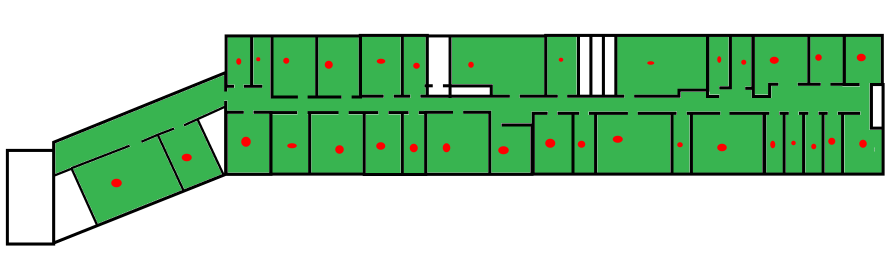
#> input picture GraphBuilder/input_images/floor6/prep_plan6.png, 1791 x 524 px, found by its file name (shown at 1/2 size)
$ python basic_gb.py
#> lines starting #> are read from the running program, lines starting #| are printed output that depends on the picture; after the words box and inside, x2 and y2 are one past the last pixel; in counts of white or black regions, pixels touching at a corner belong together
import cv2
import numpy as np
import matplotlib.pyplot as plt
import networkx as nx
from scipy.spatial import KDTree
from scipy import ndimage
from skimage.morphology import thin, skeletonize
from skimage import measure
from typing import Tuple

class GraphBuilder:
    def __init__(self, img_path):
#> called with img_path = 'input_images\\floor6\\prep_plan6.png'
        self.image = cv2.imread(img_path)
#> self.image is the input picture: shape (524, 1791, 3); mean B, G, R 170.8, 207.6, 163.4
        self.image_path = img_path
        self.max_trivial_distance = 5.5

    def _process_floor_plan(self):
        self.green_mask = GraphBuilder._extract_green_area(self.image)
        self.binary_mask = GraphBuilder._get_binary_image(self.green_mask)
        self.corridor_skeleton = GraphBuilder._make_skeleton(self.binary_mask)
        self.contour_all, self.contour_compressed = GraphBuilder._get_contour(
            self.binary_mask
        )

    @staticmethod
    def _extract_green_area(image):
        """Выделяем зеленую область (коридор)"""
        hsv = cv2.cvtColor(image, cv2.COLOR_BGR2HSV)
#> hsv: shape (524, 1791, 3); mean H, S, V 24.2, 66.1, 208.9

        # Диапазон зеленого цвета в HSV
        lower_green = np.array([35, 50, 50])
        upper_green = np.array([85, 255, 255])

        green_mask = cv2.inRange(hsv, lower_green, upper_green)
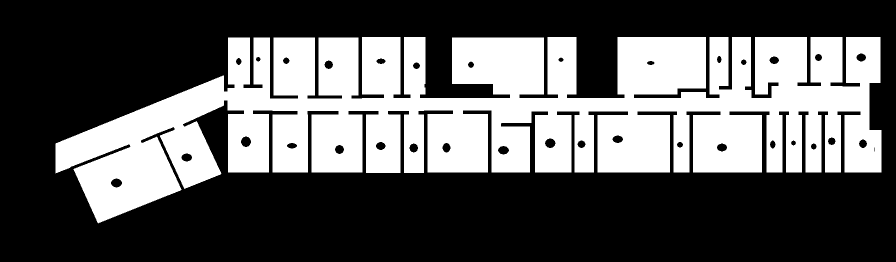
#> green_mask: shape (524, 1791) (shown at 1/2 size); 36.7% white; 1 white region, box (x1, y1, x2, y2) and area: (111, 74, 1763, 447) 344504

        # Морфологические операции для очистки маски
        kernel = np.ones((3, 3), np.uint8)
        green_mask = cv2.morphologyEx(green_mask, cv2.MORPH_CLOSE, kernel)
#> green_mask: shape (524, 1791); 36.7% white; 1 white region, box (x1, y1, x2, y2) and area: (111, 74, 1763, 447) 344538
        green_mask = cv2.morphologyEx(green_mask, cv2.MORPH_OPEN, kernel)
#> green_mask: shape (524, 1791); 36.7% white; 1 white region, box (x1, y1, x2, y2) and area: (111, 74, 1763, 446) 344528

        return green_mask

    @staticmethod
    def _get_binary_image(image):
        _, binary = cv2.threshold(image, 1, 255, cv2.THRESH_BINARY)
        return binary // 255

    @staticmethod
    def _make_skeleton(binary_mask):
        skeleton = skeletonize(binary_mask, method="lee")
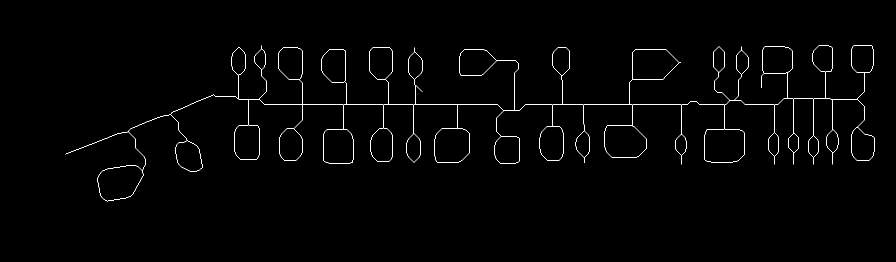
#> skeleton: shape (524, 1791) bool (shown at 1/2 size); 0.94% white in thin lines or dots, all inside (x1, y1, x2, y2) = (131, 90, 1749, 403)
        # skeleton = thin(binary_mask)
        skeleton = (skeleton * 255).astype(np.uint8)
        return skeleton

    @staticmethod
    def _draw_skeleton_over_image(image, binary_skeleton_image):
        result_img = image.copy()
        skeleton_points = np.where(binary_skeleton_image > 0)
        for y, x in zip(skeleton_points[0], skeleton_points[1]):
            cv2.circle(result_img, (x, y), 0, (0, 0, 255), 0)  # Синие - точки скелета
        return result_img

    @staticmethod
    def _get_contour(corridor_binary) -> Tuple[list, list]:
        cnt, _ = cv2.findContours(
            corridor_binary, cv2.RETR_EXTERNAL, cv2.CHAIN_APPROX_NONE
        )
#> cnt = 1 contour; box (x1, y1, x2, y2) and area: (111, 74, 1763, 446) 342780
        cnt_cmpr, _ = cv2.findContours(
            corridor_binary, cv2.RETR_EXTERNAL, cv2.CHAIN_APPROX_SIMPLE
        )
#> cnt_cmpr has the same summary as cnt
#> in _process_floor_plan, `self.contour_all, self.contour_compressed = GraphBuilder._get_contour(..`: self.contour_all = 14969 pairs, first value 111 to 1762, second value 74 to 445; self.contour_compressed = 1648 pairs, first value 111 to 1762, second value 74 to 445
        return [x[0] for x in cnt[0].tolist()], [x[0] for x in cnt_cmpr[0].tolist()]

    @staticmethod
    def _draw_contour_points_over_image(image, contour, is_all_points):
        result_img = image.copy()
        color = (128, 0, 128) if is_all_points else (255, 0, 255)
        for point in contour:
            cv2.circle(result_img, point, 0, color, 0)
        return result_img

    def _make_cardinal_axis_line(
        self, start_x, start_y, finish, is_x_dir: bool, reverse: bool = False
    ):
        axis = 0 if is_x_dir else 1
        indices = [start_y, start_x]
        start = (start_x if is_x_dir else start_y) if not reverse else finish - 1
        end = finish if not reverse else (start_x if is_x_dir else start_y)
        direction = -1 if reverse else 1
        for i in range(start, end, direction):
            indices[1 - axis] = i
            if self.polygon_field[tuple(indices)] > 0:
                self.polygon_field[tuple(indices)] += 1
            else:
                break

    def p2p_distance(self, p1: list, p2: list) -> float:
        return ((p1[0] - p2[0]) ** 2 + (p1[1] - p2[1]) ** 2) ** 0.5

    def _split_into_polygons1(self):
        c_len = len(self.contour_compressed)
#> c_len = 1648
        height, width = self.binary_mask.shape
#> height = 524; width = 1791
        self.polygon_field = self.binary_mask.copy()
        # self.polygon_field[2,5] = '52' (2 по y, 5 по x)
        p = -1
        while p < c_len-1:
            p += 1
            # line_coeffs: Tuple[int, int] = None
            a, b = (
                self.contour_compressed[p],
                self.contour_compressed[(p + 1) % c_len],
            )  # а здесь [0] - по x, [1] - по y
            difx = a[0] - b[0]
            dify = a[1] - b[1]
            dist = self.p2p_distance(a, b)
            if dist < 3:
                print(f"вырожденная пара точек на {a}, {b}")

                continue
            if difx != 0 and dify != 0:
                if dist > self.max_trivial_distance:
                    print(f"нетривиальная диагональ на {a},{b}")
                continue

            if difx != 0 or dify != 0:
                # Определяем ось и параметры
                is_x_axis = difx != 0
                axis_index = 0 if is_x_axis else 1
                bound = width if is_x_axis else height

                # Определяем начальную точку (с меньшей координатой по оси)
                start = a if a[axis_index] < b[axis_index] else b

                # Первая линия: от start до границы
                self._make_cardinal_axis_line(
                    start_x=start[0], start_y=start[1], finish=bound, is_x_dir=is_x_axis
                )

                # Вторая линия: от 0 до start
                # UPD: НЕТ!!!  нужно делать от start до 0 в обратном направлении
                # UPD: готово, сделано! :)
                self._make_cardinal_axis_line(
                    start_x=0 if is_x_axis else start[0],
                    start_y=start[1] if is_x_axis else 0,
                    finish=start[axis_index],
                    is_x_dir=is_x_axis,
                    reverse=True,
                )
#> this loop made 1648 passes
#> (a, b, difx, dify, dist, axis_index, bound) on passes 1, 2, 4, 6, 8, 10, 12, 13, 14, 15, 16, 18: ([724, 74], [724, 188], 0, -114, 114, 1, 524), ([724, 188], [767, 188], -43, 0, 43, 0, 1791), ([768, 189], [768, 195], 0, -6, 6, 1, 524), ([767, 196], [724, 196], 43, 0, 43, 0, 1791), ([723, 197], [703, 197], 20, 0, 20, 0, 1791), ([702, 196], [702, 191], 0, 5, 5, 1, 524), ([703, 190], [716, 190], -13, 0, 13, 0, 1791), ([716, 190], [716, 75], 0, 115, 115, 1, 524), ([716, 75], [637, 75], 79, 0, 79, 0, 1791), ([637, 75], [637, 190], 0, -115, 115, 1, 524), ([637, 190], [683, 190], -46, 0, 46, 0, 1791), ([684, 191], [684, 196], 0, -5, 5, 1, 524)
#> (a, b, difx, dify, dist) on passes 3, 5, 7, 9, 11, 17: ([767, 188], [768, 189], -1, -1, 1.41), ([768, 195], [767, 196], 1, -1, 1.41), ([724, 196], [723, 197], 1, -1, 1.41), ([703, 197], [702, 196], 1, 1, 1.41), ([702, 191], [703, 190], -1, 1, 1.41), ([683, 190], [684, 191], -1, -1, 1.41)
#| вырожденная пара точек на [767, 188], [768, 189]
#| вырожденная пара точек на [768, 195], [767, 196]
#| вырожденная пара точек на [724, 196], [723, 197]
#| вырожденная пара точек на [703, 197], [702, 196]
#| вырожденная пара точек на [702, 191], [703, 190]
#| вырожденная пара точек на [683, 190], [684, 191]
#| вырожденная пара точек на [684, 196], [683, 197]
#| вырожденная пара точек на [615, 197], [614, 196]
#> (further printed lines are left out)

    def run(self):
        self._process_floor_plan()
        self._split_into_polygons1()
        self._visualize_results()
        self._visualize_heatmap()

        # with open(f"{self.image_path[:-4]}_contour_out.txt", "w") as f:
        #     f.write(str(self.contour_all))

    def _visualize_results(self):

        fig, axes = plt.subplots(2, 3, figsize=(36, 24))
        axes[0, 0].imshow(self.image)
        axes[0, 0].set_title("Исходное изображение")

        axes[0, 1].imshow(self.corridor_skeleton, cmap="hot")
        axes[0, 1].set_title("Скелет коридора")

        axes[0, 2].imshow(
            GraphBuilder._draw_skeleton_over_image(self.image, self.corridor_skeleton)
        )
#> the loop in _draw_skeleton_over_image, `for y, x in zip(skeleton_points[0], skeleton_points[1]):` made 8784 passes
#> (y, x) on passes 1 to 3: (90, 1708), (90, 1709), (90, 1710)
#> after the loop in _draw_skeleton_over_image, `for y, x in zip(skeleton_points[0], skeleton_points[1]):`:
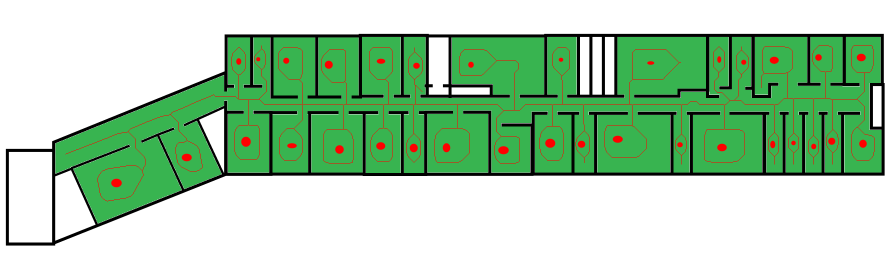
#> result_img: shape (524, 1791, 3) (shown at 1/2 size); 0.94% of pixels changed, all inside (x1, y1, x2, y2) = (131, 90, 1749, 403)
        axes[0, 2].set_title("Скелет поверх карты")

        axes[1, 0].imshow(
            GraphBuilder._draw_contour_points_over_image(
                GraphBuilder._draw_contour_points_over_image(
                    self.image, self.contour_all, True
                ),
                self.contour_compressed,
                False,
            )
        )
#> the loop in _draw_contour_points_over_image, `for point in contour:` made 14969 passes
#> point on passes 1 to 3: [724, 74], [724, 75], [724, 76]
#> after the loop in _draw_contour_points_over_image, `for point in contour:`:
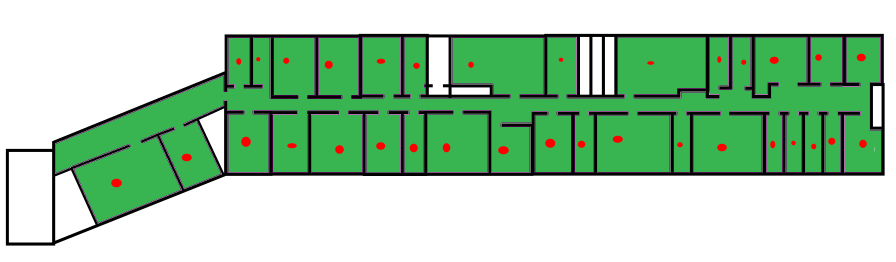
#> result_img: shape (524, 1791, 3) (shown at 1/2 size); 1.6% of pixels changed, all inside (x1, y1, x2, y2) = (111, 74, 1763, 446)
#> call 2 of _draw_contour_points_over_image, with is_all_points = False
#> the loop in _draw_contour_points_over_image (call 2), `for point in contour:` made 1648 passes
#> point on passes 1 to 3: [724, 74], [724, 188], [767, 188]
#> after the loop in _draw_contour_points_over_image (call 2), `for point in contour:`:
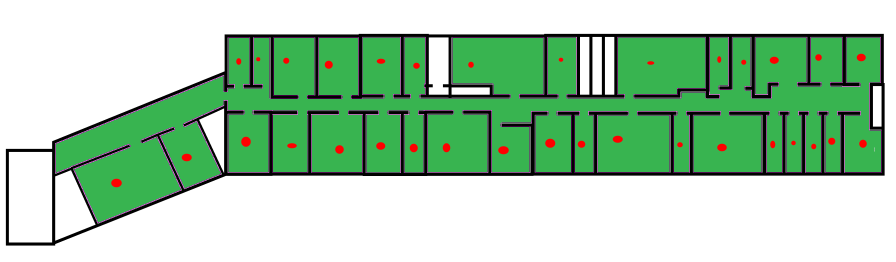
#> result_img: shape (524, 1791, 3) (shown at 1/2 size); 0.18% of pixels changed, all inside (x1, y1, x2, y2) = (111, 74, 1763, 446)
        axes[1, 0].set_title("Контур коридора")

        # 'hot', 'coolwarm', 'plasma', 'inferno'
        axes[1, 1].imshow(self.polygon_field, cmap="viridis")
        # axes[1, 1].set_colorbar(label="Значения")
        axes[1, 1].set_title("Heatmap")

        plt.tight_layout()
        plt.show()
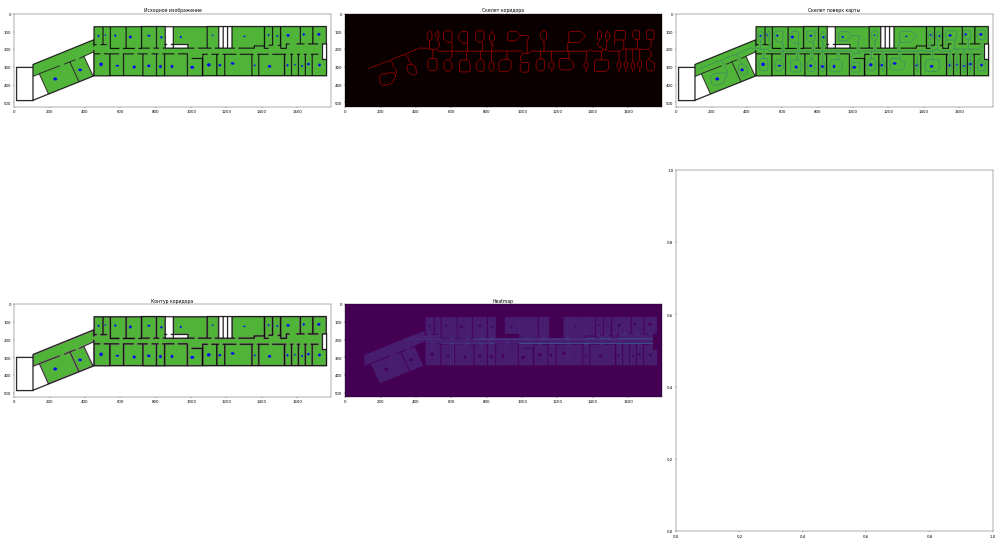
#> figure drawn by matplotlib, 5 panels; B, G, R data is drawn as R, G, B

    def _visualize_heatmap(self):
        plt.figure(figsize=(800, 800))
        plt.imshow(
            GraphBuilder._draw_contour_points_over_image(
                GraphBuilder._draw_contour_points_over_image(
                    self.image, self.contour_all, True
                ),
                self.contour_compressed,
                False,
            )
        )

        # 'hot', 'coolwarm', 'plasma', 'inferno'
        plt.imshow(self.polygon_field, cmap="viridis")
        # plt.set_colorbar(label="Значения")
        plt.title("Heatmap")
        plt.show()


def run_gb():
    image_path = "input_images\\basic\\basic copy.png"
    image_path = "input_images\\basic\\basic.png"
    image_path = "input_images\\floor5\\greenmask.png"
    image_path = "input_images\\floor6\\prep_plan6.png"

    section = 'floor6'
    name = 'prep_plan6.png'

    image_path = f'input_images\\{section}\\{name}'

    gb = GraphBuilder(img_path=image_path)
    gb.run()


if __name__ == "__main__":
    # run_imgprep()
    run_gb()
